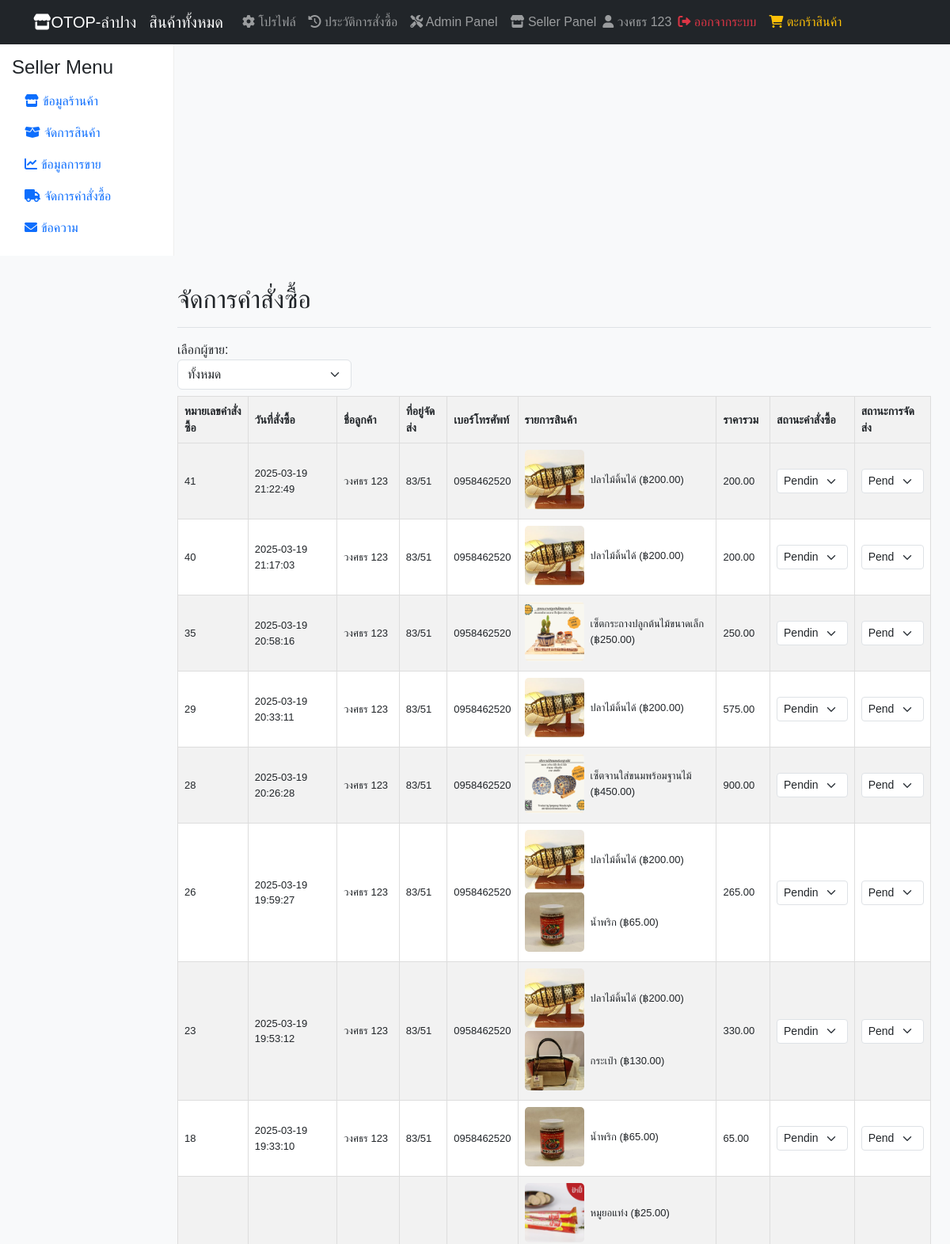
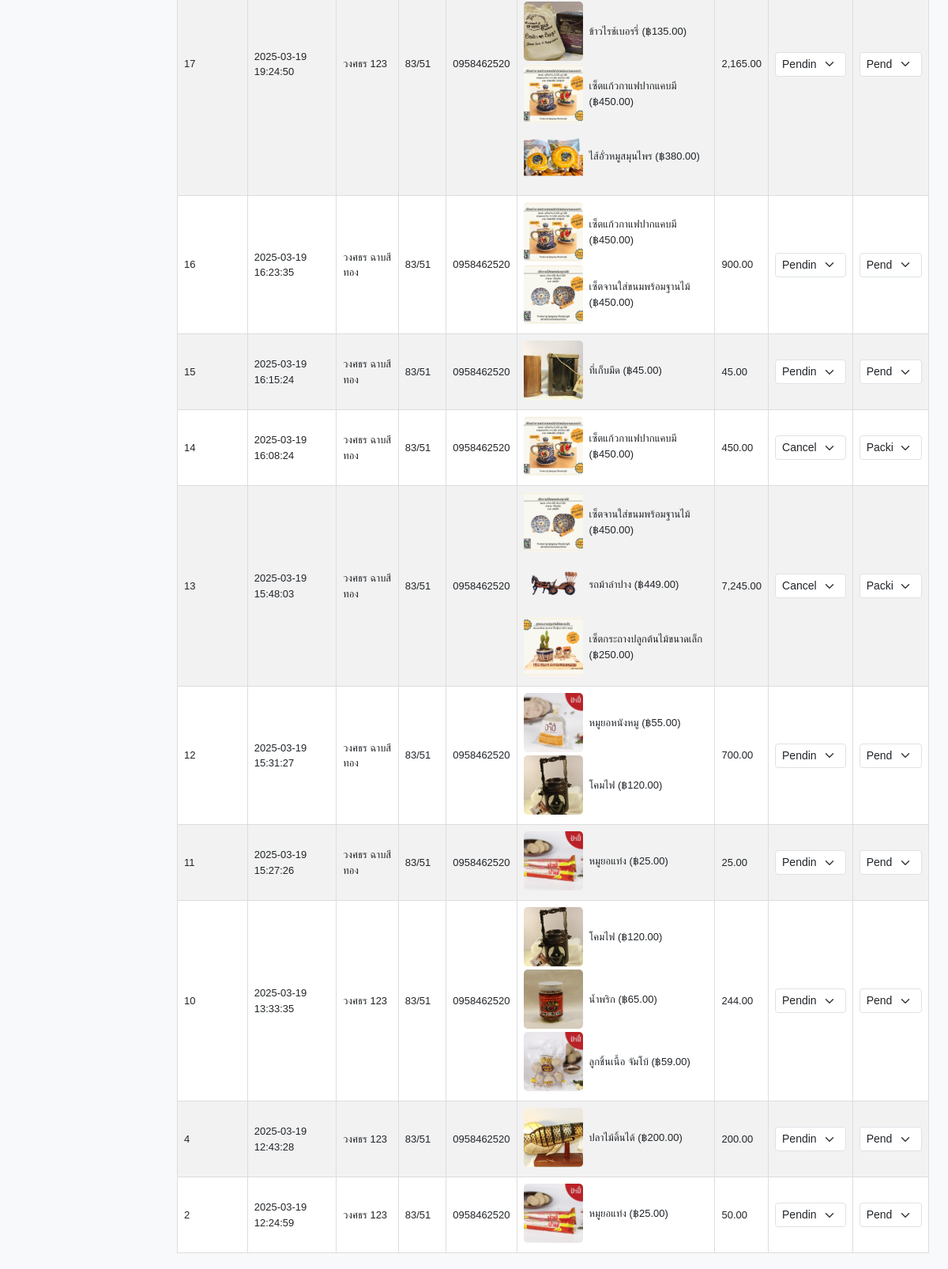
The page /Seller_dashboard/manage_orders.php (signed in) on the database its author committed (2 pictures, top to bottom).
### tables this page shows
CREATE TABLE `users` (
  `user_id` int(11) NOT NULL,
  `username` varchar(50) NOT NULL,
  `email` varchar(100) NOT NULL,
  `password` varchar(255) NOT NULL,
  `first_name` varchar(50) DEFAULT NULL,
  `last_name` varchar(50) DEFAULT NULL,
  `created_at` timestamp NOT NULL DEFAULT current_timestamp(),
  `reset_token` varchar(255) DEFAULT NULL,
  `reset_token_expires` int(11) DEFAULT NULL,
  `phone_number` varchar(20) DEFAULT NULL,
  `address` text DEFAULT NULL,
  `is_active` tinyint(1) NOT NULL DEFAULT 1
);

CREATE TABLE `orders` (
  `id` int(11) NOT NULL,
  `user_id` int(11) NOT NULL,
  `total_price` decimal(12,2) NOT NULL CHECK (`total_price` >= 0),
  `status` enum('pending','paid','shipped','completed','cancelled') NOT NULL DEFAULT 'pending',
  `created_at` timestamp NOT NULL DEFAULT current_timestamp(),
  `updated_at` timestamp NOT NULL DEFAULT current_timestamp() ON UPDATE current_timestamp(),
  `discount_id` int(11) DEFAULT NULL,
  `payment_status` enum('pending','completed','failed') DEFAULT 'pending',
  `payment_method_id` int(11) DEFAULT NULL,
  `bank_account_id` int(11) DEFAULT NULL,
  `seller_id` int(11) DEFAULT NULL,
  `shipping_status` enum('pending','packing','shipped','arrived') DEFAULT 'pending'
);

### inc/functions.php (called while the page is built, shortened)
<?php
function check_user_role($conn, $user_id, $role_name) {
    $sql_check_role = "SELECT ur.user_id
                         FROM user_roles ur
                         JOIN roles r ON ur.role_id = r.role_id
                         WHERE ur.user_id = ? AND r.role_name = ?";
    $stmt_check_role = $conn->prepare($sql_check_role);
    $stmt_check_role->bind_param("is", $user_id, $role_name);
    $stmt_check_role->execute();
    $result_check_role = $stmt_check_role->get_result();
    return $result_check_role->num_rows > 0;
}
?>

### Seller_dashboard/manage_orders.php (the view, shortened to what this page needs)
<?php
include "../inc/db_config.php";
include "../inc/functions.php";
$user_id = (int)$_SESSION['user_id'];
$is_admin = check_user_role($conn, $user_id, 'admin');
$sql_orders = "SELECT
    o.id AS order_id,
    o.created_at AS order_date,
    o.status AS order_status,
    o.shipping_status AS shipping_status,
    u.first_name AS customer_first_name,
    u.last_name AS customer_last_name,
    u.address AS customer_address,
    u.phone_number AS customer_phone,
    GROUP_CONCAT(fp.name SEPARATOR ', ') AS product_names,
    GROUP_CONCAT(fp.image SEPARATOR ', ') AS product_images,
    GROUP_CONCAT(oi.price SEPARATOR ', ') AS product_prices,
	o.total_price as order_total_price,
    o.seller_id AS seller_id -- ADD THIS LINE
FROM orders o
JOIN users u ON o.user_id = u.user_id
JOIN order_items oi ON o.id = oi.order_id
JOIN featured_products fp ON oi.product_id = fp.id ";
$sql_orders .= " GROUP BY o.id ORDER BY o.created_at DESC";
$stmt_orders = $conn->prepare($sql_orders);
if ($stmt_orders) {
    $stmt_orders->execute();
    $result_orders = $stmt_orders->get_result();
    $orders = [];
    if ($result_orders->num_rows > 0) {
        while ($row = $result_orders->fetch_assoc()) {
            $orders[] = $row;
        }
    }
}
?>
    <!DOCTYPE html>
    <html lang="th">
    <head>
        <link href="https://cdn.jsdelivr.net/npm/bootstrap@5.3.0/dist/css/bootstrap.min.css" rel="stylesheet">
        <link rel="stylesheet" href="https://cdnjs.cloudflare.com/ajax/libs/font-awesome/6.0.0/css/all.min.css" />
        <link rel="stylesheet" href="https://cdn.jsdelivr.net/npm/bootstrap-icons@1.11.3/font/bootstrap-icons.min.css">
    </head>
    <body>
    <?php include "navbar.php"; ?>
    <div class="container-fluid">
        <div class="row">
            <?php include "_sidebar.php"; ?>
            <main class="col-md-9 ms-sm-auto col-lg-10 px-md-4 content">
                <div class="d-flex justify-content-between flex-wrap flex-md-nowrap align-items-center pt-3 pb-2 mb-3 border-bottom">
                    <h1 class="h2">จัดการคำสั่งซื้อ</h1>
                </div>
                <form action="" method="GET" class="search-form">
                    <div class="row">
                        <?php if ($is_admin): ?>
                            <div class="col-md-3 mb-2">
                                <label for="seller_id">เลือกผู้ขาย:</label>
                                <select class="form-select" id="seller_id" name="seller_id">
                                    <option value="">ทั้งหมด</option>
                                </select>
                            </div>
                        <?php endif; ?>
                    </div>
                </form>
                <div class="table-responsive">
                    <table class="table table-bordered table-striped">
                        <thead class="thead-dark">
                        <tr>
                            <th>หมายเลขคำสั่งซื้อ</th>
                            <th>วันที่สั่งซื้อ</th>
                            <th>ชื่อลูกค้า</th>
                            <th>ที่อยู่จัดส่ง</th>
                            <th>เบอร์โทรศัพท์</th>
                            <th>รายการสินค้า</th>
                            <th>ราคารวม</th>
                            <th>สถานะคำสั่งซื้อ</th>
                            <th>สถานะการจัดส่ง</th>
                        </tr>
                        </thead>
                        <tbody>
                        <?php if (empty($orders)): ?>
                            <tr>
                                <td colspan="10" class="text-center">ไม่มีคำสั่งซื้อที่ตรงกับเงื่อนไข</td>
                            </tr>
                        <?php else: ?>
                            <?php foreach ($orders as $order): ?>
                                <tr>
                                    <td><?php echo htmlspecialchars($order['order_id']); ?></td>
                                    <td><?php echo htmlspecialchars(date("Y-m-d H:i:s", strtotime($order['order_date']))); ?></td>
                                    <td><?php echo htmlspecialchars($order['customer_first_name'] . ' ' . (isset($order['customer_last_name']) ? $order['customer_last_name'] : '')); ?></td>
                                    <td><?php echo htmlspecialchars($order['customer_address']); ?></td>
                                    <td><?php echo htmlspecialchars($order['customer_phone']); ?></td>
                                    <td>
                                        <?php
                                        $product_names = explode(', ', $order['product_names']);
                                        $product_images = explode(', ', $order['product_images']);
                                        $product_prices = explode(', ', $order['product_prices']);
                                        for ($i = 0; $i < count($product_names); $i++) {
                                            echo "<div class='d-flex align-items-center mb-1'>";
                                            echo "<img src='../uploads/สินค้า/" . htmlspecialchars($product_images[$i]) . "' alt='" . htmlspecialchars($product_names[$i]) . "' class='product-image me-2'>";
                                            echo "<span>" . htmlspecialchars($product_names[$i]) . " (฿" . number_format(htmlspecialchars($product_prices[$i]), 2) . ")</span>";
                                            echo "</div>";
                                        }
                                        ?>
                                    </td>
                                    <td><?php echo number_format(htmlspecialchars($order['order_total_price']), 2); ?></td>
                                    <td>
                                        <form method="post" action="">
                                            <select name="new_order_status" class="form-select form-select-sm" onchange="this.form.submit()">
                                                <option value="pending" <?php if ($order['order_status'] == 'pending') echo 'selected'; ?>>Pending</option>
                                                <option value="cancelled" <?php if ($order['order_status'] == 'cancelled') echo 'selected'; ?>>Cancelled</option>
                                            </select>
                                        </form>
                                    </td>
                                    <td>
                                        <form method="post" action="">
                                            <select name="new_shipping_status" class="form-select form-select-sm" onchange="this.form.submit()">
                                                <option value="pending" <?php if ($order['shipping_status'] == 'pending') echo 'selected'; ?>>Pending</option>
                                                <option value="packing" <?php if ($order['shipping_status'] == 'packing') echo 'selected'; ?>>Packing</option>
                                            </select>
                                        </form>
                                    </td>
                                </tr>
                            <?php endforeach; ?>
                        <?php endif; ?>
                        </tbody>
                    </table>
                </div>
            </main>
        </div>
    </div>
    </body>
    </html>

### Seller_dashboard/navbar.php (shortened to what this page needs)
<?php
require_once "../inc/db_config.php";
function getUserRoles($conn, $user_id) {
    $roles = array();
    $sql = "SELECT role_id FROM user_roles WHERE user_id = ?";
    $stmt = $conn->prepare($sql);
    $stmt->bind_param("i", $user_id);
    $stmt->execute();
    $result = $stmt->get_result();
    while ($row = $result->fetch_assoc()) {
        $roles[] = $row['role_id'];
    }
    return $roles;
}
?>
<nav class="navbar navbar-expand-lg navbar-dark bg-dark">
    <div class="container">
        <a class="navbar-brand" href="../index.php">
            <i class="fas fa-store mr-2"></i>OTOP-ลำปาง
        </a>
        <a class="navbar-brand" href="../products_all.php">
            สินค้าทั้งหมด
        </a>
        <div class="collapse navbar-collapse" id="navbarNav">
            <ul class="navbar-nav ml-auto align-items-center">
                <?php if (isset($_SESSION['user_id'])) :
                    $user_id = $_SESSION['user_id'];
                    $roles = getUserRoles($conn, $user_id);
                    $sql_user = "SELECT first_name, last_name FROM users WHERE user_id = ?";
                    $stmt_user = $conn->prepare($sql_user);
                    $stmt_user->bind_param("i", $user_id);
                    $stmt_user->execute();
                    $result_user = $stmt_user->get_result();
                    $user = $result_user->fetch_assoc();
                    $username = $user['first_name'] . ' ' . $user['last_name'];
                    ?>
                    <li class="nav-item">
                        <a class="nav-link" href="../profile.php"><i class="fas fa-cog mr-1"></i> โปรไฟล์</a>
                    </li>
                    <li class="nav-item">
                        <a class="nav-link" href="../orders_history.php"><i class="fas fa-history mr-1"></i> ประวัติการสั่งซื้อ</a>
                    </li>
                    <?php if (in_array(1, $roles)) : ?>
                    <li class="nav-item">
                        <a class="nav-link" href="../Admin_dashboard/dashboard.php"><i class="fas fa-tools mr-1"></i> Admin Panel</a>
                    </li>
                <?php endif; ?>
                    <?php if (in_array(2, $roles)) : ?>
                    <li class="nav-item">
                        <a class="nav-link" href="seller_panel.php"><i class="fas fa-store mr-1"></i> Seller Panel</a>
                    </li>
                <?php endif; ?>
                    <li class="nav-item">
                        <span class="navbar-text"><i class="fas fa-user mr-1"></i> <?php echo htmlspecialchars($username); ?></span>
                    </li>
                    <li class="nav-item">
                        <a class="nav-link text-danger" href="../logout.php"><i class="fas fa-sign-out-alt mr-1"></i> ออกจากระบบ</a>
                    </li>
                <?php endif; ?>
                <li class="nav-item">
                    <a class="nav-link text-warning" href="../cart.php"><i class="fas fa-shopping-cart mr-1"></i> ตะกร้าสินค้า</a>
                </li>
            </ul>
        </div>
    </div>
</nav>

### Seller_dashboard/manage_orders.php (style rules this page uses)
body { font-family: 'Arial', sans-serif; background-color: #f8f9fa; }
.content { padding: 20px; }
.table-responsive { overflow-x: auto; }
.product-image { width: 75px; height: 75px; object-fit: cover; border-radius: 5px; }
.table { width: 100%; border-collapse: collapse; margin-bottom: 0; }
.table th, .table td { border: 1px solid #ddd; padding: 8px; text-align: left; vertical-align: middle; }
.table th { background-color: #f2f2f2; font-size: 14px; }
.table td { font-size: 13px; }

### rows shown on the page
users: username "วงศธร 123"
orders: id "41", created_at "2025-03-19 21:22:49", user.last_name "วงศธร 123", user.address "83/51", user.phone_number "0958462520", i "ปลาไม้ดิ้นได้", i "200.00", total_price "200.00", new_order_status "Pending", new_shipping_status "Pending"
orders: id "40", created_at "2025-03-19 21:17:03", user.last_name "วงศธร 123", user.address "83/51", user.phone_number "0958462520", i "ปลาไม้ดิ้นได้", i "200.00", total_price "200.00", new_order_status "Pending", new_shipping_status "Pending"
orders: id "35", created_at "2025-03-19 20:58:16", user.last_name "วงศธร 123", user.address "83/51", user.phone_number "0958462520", i "เซ็ตกระถางปลูกต้นไม้ขนาดเล็ก", i "250.00", total_price "250.00", new_order_status "Pending", new_shipping_status "Pending"
orders: id "29", created_at "2025-03-19 20:33:11", user.last_name "วงศธร 123", user.address "83/51", user.phone_number "0958462520", i "ปลาไม้ดิ้นได้", i "200.00", total_price "575.00", new_order_status "Pending", new_shipping_status "Pending"
orders: id "28", created_at "2025-03-19 20:26:28", user.last_name "วงศธร 123", user.address "83/51", user.phone_number "0958462520", i "เซ็ตจานใส่ขนมพร้อมฐานไม้", i "450.00", total_price "900.00", new_order_status "Pending", new_shipping_status "Pending"
orders: id "26", created_at "2025-03-19 19:59:27", user.last_name "วงศธร 123", user.address "83/51", user.phone_number "0958462520", i "ปลาไม้ดิ้นได้", i "200.00", i "น้ำพริก", i "65.00", total_price "265.00", new_order_status "Pending", new_shipping_status "Pending"
orders: id "23", created_at "2025-03-19 19:53:12", user.last_name "วงศธร 123", user.address "83/51", user.phone_number "0958462520", i "ปลาไม้ดิ้นได้", i "200.00", i "กระเป๋า", i "130.00", total_price "330.00", new_order_status "Pending", new_shipping_status "Pending"
orders: id "18", created_at "2025-03-19 19:33:10", user.last_name "วงศธร 123", user.address "83/51", user.phone_number "0958462520", i "น้ำพริก", i "65.00", total_price "65.00", new_order_status "Pending", new_shipping_status "Pending"
orders: id "17", created_at "2025-03-19 19:24:50", user.last_name "วงศธร 123", user.address "83/51", user.phone_number "0958462520", i "หมูยอแท่ง", i "25.00", i "ข้าวไรช์เบอรรี่", i "135.00", i "เซ็ตแก้วกาแฟปากแคบมี", i "450.00", i "ไส้อั่วหมูสมุนไพร", i "380.00", total_price "2,165.00", new_order_status "Pending", new_shipping_status "Pending"
orders: id "16", created_at "2025-03-19 16:23:35", user.last_name "วงศธร ฉาบสีทอง", user.address "83/51", user.phone_number "0958462520", i "เซ็ตแก้วกาแฟปากแคบมี", i "450.00", i "เซ็ตจานใส่ขนมพร้อมฐานไม้", total_price "900.00", new_order_status "Pending", new_shipping_status "Pending"
orders: id "15", created_at "2025-03-19 16:15:24", user.last_name "วงศธร ฉาบสีทอง", user.address "83/51", user.phone_number "0958462520", shows a picture, i "ที่เก็บมีด", i "45.00", total_price "45.00", new_order_status "Pending", new_shipping_status "Pending"
orders: id "14", created_at "2025-03-19 16:08:24", user.last_name "วงศธร ฉาบสีทอง", user.address "83/51", user.phone_number "0958462520", i "เซ็ตแก้วกาแฟปากแคบมี", i "450.00", total_price "450.00", new_order_status "Cancelled", new_shipping_status "Packing"
orders: id "13", created_at "2025-03-19 15:48:03", user.last_name "วงศธร ฉาบสีทอง", user.address "83/51", user.phone_number "0958462520", i "เซ็ตจานใส่ขนมพร้อมฐานไม้", i "450.00", i "รถม้าลำปาง", i "449.00", i "เซ็ตกระถางปลูกต้นไม้ขนาดเล็ก", i "250.00", total_price "7,245.00", new_order_status "Cancelled", new_shipping_status "Packing"
orders: id "12", created_at "2025-03-19 15:31:27", user.last_name "วงศธร ฉาบสีทอง", user.address "83/51", user.phone_number "0958462520", i "หมูยอหนังหมู", i "55.00", i "โคมไฟ", i "120.00", total_price "700.00", new_order_status "Pending", new_shipping_status "Pending"
orders: id "11", created_at "2025-03-19 15:27:26", user.last_name "วงศธร ฉาบสีทอง", user.address "83/51", user.phone_number "0958462520", i "หมูยอแท่ง", i "25.00", total_price "25.00", new_order_status "Pending", new_shipping_status "Pending"
orders: id "10", created_at "2025-03-19 13:33:35", user.last_name "วงศธร 123", user.address "83/51", user.phone_number "0958462520", i "โคมไฟ", i "120.00", i "น้ำพริก", i "65.00", i "ลูกชิ้นเนื้อ จัมโบ้", i "59.00", total_price "244.00", new_order_status "Pending", new_shipping_status "Pending"
orders: id "4", created_at "2025-03-19 12:43:28", user.last_name "วงศธร 123", user.address "83/51", user.phone_number "0958462520", i "ปลาไม้ดิ้นได้", i "200.00", total_price "200.00", new_order_status "Pending", new_shipping_status "Pending"
orders: id "2", created_at "2025-03-19 12:24:59", user.last_name "วงศธร 123", user.address "83/51", user.phone_number "0958462520", i "หมูยอแท่ง", i "25.00", total_price "50.00", new_order_status "Pending", new_shipping_status "Pending"
